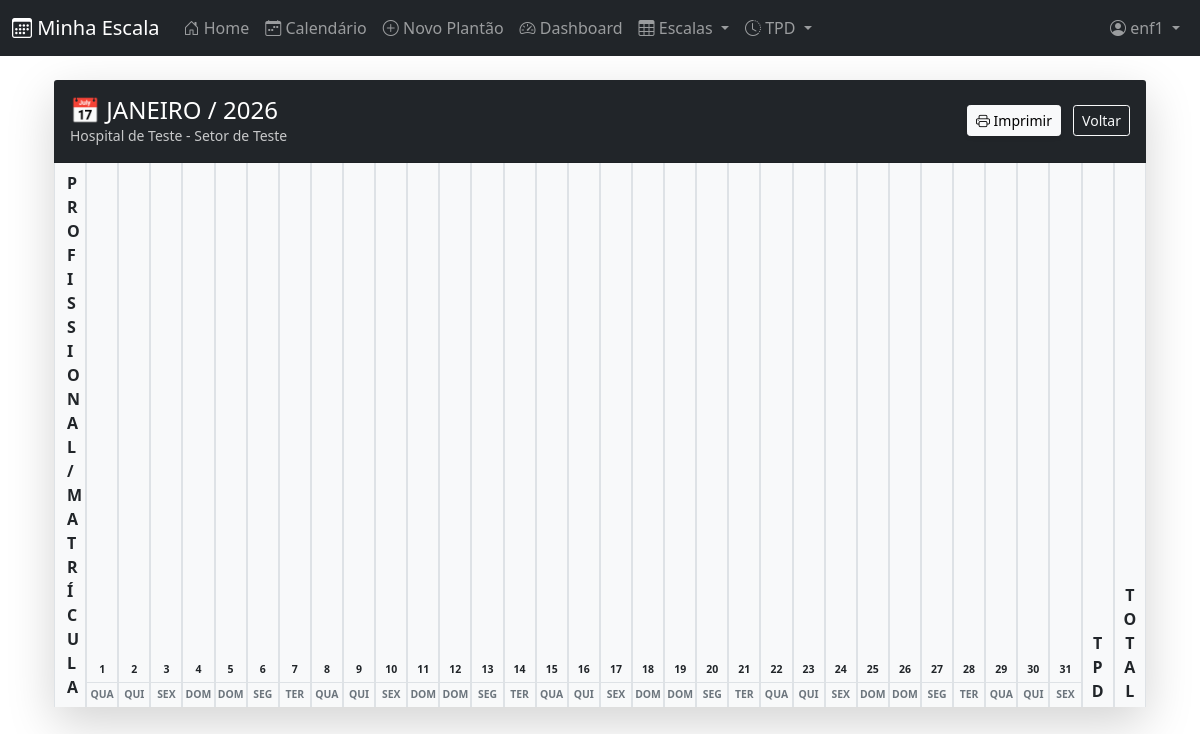
The app's page /escalas/1/ (signed in) with its own data.
### cal/models.py (models this page shows, shortened)
class EscalaMensal(models.Model):
    MES_CHOICES = [
        (1, 'Janeiro'), (2, 'Fevereiro'), (3, 'Março'), (4, 'Abril'),
        (5, 'Maio'), (6, 'Junho'), (7, 'Julho'), (8, 'Agosto'),
        (9, 'Setembro'), (10, 'Outubro'), (11, 'Novembro'), (12, 'Dezembro'),
    ]
    mes = models.IntegerField(choices=MES_CHOICES)
    ano = models.IntegerField()
    hospital = models.ForeignKey(Hospital, on_delete=models.CASCADE)
    setor = models.ForeignKey(Setor, on_delete=models.CASCADE)
    arquivo_excel = models.FileField(upload_to='escalas/%Y/%m/', null=True, blank=True)
    criado_por = models.ForeignKey(User, on_delete=models.PROTECT)
    criado_em = models.DateTimeField(auto_now_add=True)
    class Meta:
        verbose_name = "Escala Mensal"
        verbose_name_plural = "Escalas Mensais"
        unique_together = ('mes', 'ano', 'hospital', 'setor')

### core/models.py (models this page shows, shortened)
class Hospital(models.Model):
    nome = models.CharField(max_length=150, unique=True)
    sigla = models.CharField(max_length=20, blank=True, null=True)

class Setor(models.Model):
    nome = models.CharField(max_length=100)
    hospital = models.ForeignKey(
        Hospital,
        on_delete=models.CASCADE,
        related_name="setores"
    )
    class Meta:
        unique_together = ("nome", "hospital")

### cal/views/escala_views.py (the view, shortened to what this page needs)
# urls.py: path('escalas/<int:escala_id>/', escala_views.detalhes_escala, name='escala_detalhes'),
@login_required
def detalhes_escala(request, escala_id):
    escala = get_object_or_404(EscalaMensal, id=escala_id)
    dias = DiaEscala.objects.filter(escala=escala).order_by('data', 'profissional')
    dias_semana_abrev = ['DOM', 'SEG', 'TER', 'QUA', 'QUI', 'SEX', 'SAB']
    profissionais = {}
    controles = ControleSemanal.objects.filter(escala=escala).order_by('profissional', 'semana_numero')
    num_dias = monthrange(escala.ano, escala.mes)[1]
    cabecalho_dias_semana = []
    for d in range(1, num_dias + 1):
        dt = date(escala.ano, escala.mes, d)
        cabecalho_dias_semana.append(dias_semana_abrev[dt.weekday() if dt.weekday() < 6 else 0]) # Ajuste simples se necessário
    context = {
        'escala': escala,
        'profissionais_list': profissionais.values(),
        'controles': controles,
        'total_horas': dias.aggregate(total=Sum('horas_dia'))['total'] or 0,
        'total_tpd': dias.filter(e_tpd=True).count(),
        'dias_mes': num_dias,
        'dias_semana_abrev': cabecalho_dias_semana,
        'current_day': date.today().day if date.today().month == escala.mes else 0
    }
    return render(request, 'escala/detalhes.html', context)

### cal/views/views_cal.py (called while the page is built)
@register.filter
def get_item(dictionary, key):
    try:
        return dictionary[key]
    except (IndexError, KeyError, TypeError):
        return ""

### templates/escala/detalhes.html (shortened to what this page needs)
{% extends 'base.html' %}
{% load django_bootstrap5 %}
{% block content %}
<div class="container-fluid mt-4">
    <div class="card shadow-lg border-0">
        <div class="card-header bg-dark text-white p-3">
            <div class="d-flex justify-content-between align-items-center">
                <div>
                    <h2 class="mb-0 h4">📅 {{ escala.get_mes_display|upper }} / {{ escala.ano }}</h2>
                    <p class="mb-0 small opacity-75">{{ escala.hospital.nome }} - {{ escala.setor.nome }}</p>
                </div>
                <div class="d-print-none">
                    <button onclick="window.print()" class="btn btn-light btn-sm shadow-sm">
                        <i class="bi bi-printer"></i> Imprimir
                    </button>
                    <a href="{% url 'cal:lista_escalas' %}" class="btn btn-outline-light btn-sm ms-2">Voltar</a>
                </div>
            </div>
        </div>
        <div class="card-body p-0">
            <div class="table-responsive overflow-auto" style="max-height: 80vh;">
                <table class="table table-sm table-bordered mb-0 scale-table">
                    <thead class="bg-light sticky-top" style="z-index: 100;">
                        <tr>
                            <th class="sticky-left bg-light border-end" style="min-width: 250px;">
                                <div class="px-2 py-1">PROFISSIONAL / MATRÍCULA</div>
                            </th>
                            {% for d in "x"|ljust:dias_mes %}
                                <th class="text-center p-0 border-end day-header {% if forloop.counter == current_day %}bg-warning-subtle{% endif %}" style="min-width: 35px;">
                                    <div class="small fw-bold border-bottom py-1">{{ forloop.counter }}</div>
                                    <div class="extra-small py-1 text-muted">{{ dias_semana_abrev|get_item:forloop.counter0 }}</div>
                                </th>
                            {% endfor %}
                            <th class="text-center bg-light border-start px-2" style="min-width: 80px;">TPD</th>
                            <th class="text-center bg-light border-start px-2" style="min-width: 80px;">TOTAL</th>
                        </tr>
                    </thead>
                </table>
            </div>
        </div>
    </div>
</div>
{% endblock %}

### templates/navbar.html (shortened to what this page needs)
<nav class="navbar navbar-expand-md navbar-dark bg-dark">
    <div class="container-fluid">
        <a class="navbar-brand" href="{% url 'cal:home' %}"><i class="bi bi-calendar3"></i> Minha Escala</a>
        <div class="offcanvas offcanvas-end bg-dark text-white" tabindex="-1" id="offcanvasNavbar">
            <div class="offcanvas-body">
                <div class="navbar-nav me-auto">
                    <a class="nav-link" href="{% url 'cal:home' %}"><i class="bi bi-house-door"></i> Home</a>
                    {% if user.is_authenticated %}
                    <a class="nav-link" href="{% url 'cal:calendar' %}"><i class="bi bi-calendar-week"></i> Calendário</a>
                    <a class="nav-link" href="{% url 'cal:event_new' %}"><i class="bi bi-plus-circle"></i> Novo Plantão</a>
                    <a class="nav-link" href="{% url 'cal:dashboard' %}"><i class="bi bi-speedometer2"></i> Dashboard</a>
                    <div class="nav-item dropdown">
                        <a class="nav-link dropdown-toggle" href="#" id="escalaDropdown" role="button" data-bs-toggle="dropdown" aria-expanded="false">
                            <i class="bi bi-table"></i> Escalas
                        </a>
                    </div>
                    <div class="nav-item dropdown">
                        <a class="nav-link dropdown-toggle" href="#" id="tpdDropdown" role="button" data-bs-toggle="dropdown" aria-expanded="false">
                            <i class="bi bi-clock-history"></i> TPD
                        </a>
                    </div>
                    {% endif %}
                </div>
                <div class="navbar-nav">
                    {% if user.is_authenticated %}
                        <div class="nav-item dropdown">
                            <a class="nav-link dropdown-toggle" href="#" id="navbarDropdown" role="button" data-bs-toggle="dropdown" aria-expanded="false">
                                <i class="bi bi-person-circle"></i> {{ user.username }}
                            </a>
                        </div>
                    {% else %}
                        <a class="nav-link" href="{% url 'cal:login' %}">
                            <i class="bi bi-box-arrow-in-right"></i> Login
                        </a>
                    {% endif %}
                </div>
            </div>
        </div>
    </div>
</nav>

### templates/escala/detalhes.html (style rules this page uses)
.scale-table { border-collapse: separate; border-spacing: 0; table-layout: fixed; }
.extra-small { font-size: 0.65rem; }
.sticky-left { position: sticky; left: 0; z-index: 50; box-shadow: 2px 0 5px rgba(0,0,0,0.05); }
.day-header { font-size: 0.75rem; }

### records on screen
EscalaMensal: mes "JANEIRO", ano "2026", hospital.nome "Hospital de Teste", setor.nome "Setor de Teste"

### other values on screen
{{ user.username }} "enf1"
{{ dias_semana_abrev|get_item:forloop.counter0 }} "QUA" "QUI" "SEX" "DOM" "DOM" "SEG" "TER" "QUA" "QUI" "SEX" "DOM" "DOM" "SEG" "TER" "QUA" "QUI" "SEX" "DOM" "DOM" "SEG" "TER" "QUA" "QUI" "SEX" "DOM" "DOM" "SEG" "TER" "QUA" "QUI" "SEX"
